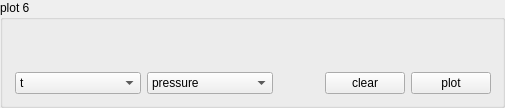
           <widget class="QGroupBox" name="groupBox_7">
            <property name="title">
             <string>plot 6</string>
            </property>
            <layout class="QVBoxLayout" name="verticalLayout_12">
             <item>
              <layout class="QGridLayout" name="gridLayout_14">
               <item row="1" column="1">
                <spacer name="horizontalSpacer_35">
                 <property name="orientation">
                  <enum>Qt::Horizontal</enum>
                 </property>
                 <property name="sizeHint" stdset="0">
                  <size>
                   <width>40</width>
                   <height>1</height>
                  </size>
                 </property>
                </spacer>
               </item>
               <item row="0" column="0">
                <spacer name="verticalSpacer_9">
                 <property name="orientation">
                  <enum>Qt::Vertical</enum>
                 </property>
                 <property name="sizeHint" stdset="0">
                  <size>
                   <width>1</width>
                   <height>40</height>
                  </size>
                 </property>
                </spacer>
               </item>
               <item row="2" column="2">
                <widget class="QComboBox" name="comboBox_plot_6_y">
                 <property name="currentIndex">
                  <number>16</number>
                 </property>
                 <item>
                  <property name="text">
                   <string>t</string>
                  </property>
                 </item>
                 <item>
                  <property name="text">
                   <string>dc_el_1</string>
                  </property>
                 </item>
                 <item>
                  <property name="text">
                   <string>dc_el_2</string>
                  </property>
                 </item>
                 <item>
                  <property name="text">
                   <string>dc_el_3</string>
                  </property>
                 </item>
                 <item>
                  <property name="text">
                   <string>dc_el_4</string>
                  </property>
                 </item>
                 <item>
                  <property name="text">
                   <string>dc_el_5</string>
                  </property>
                 </item>
                 <item>
                  <property name="text">
                   <string>dc_el_6</string>
                  </property>
                 </item>
                 <item>
                  <property name="text">
                   <string>dc_el_7</string>
                  </property>
                 </item>
                 <item>
                  <property name="text">
                   <string>dc_el_8</string>
                  </property>
                 </item>
                 <item>
                  <property name="text">
                   <string>rf_ampl</string>
                  </property>
                 </item>
                 <item>
                  <property name="text">
                   <string>rf_freq</string>
                  </property>
                 </item>
                 <item>
                  <property name="text">
                   <string>i_oven</string>
                  </property>
                 </item>
                 <item>
                  <property name="text">
                   <string>i_egun</string>
                  </property>
                 </item>
                 <item>
                  <property name="text">
                   <string>u_egun_filament</string>
                  </property>
                 </item>
                 <item>
                  <property name="text">
                   <string>u_egun_wehnelt</string>
                  </property>
                 </item>
                 <item>
                  <property name="text">
                   <string>freq_313</string>
                  </property>
                 </item>
                 <item>
                  <property name="text">
                   <string>pressure</string>
                  </property>
                 </item>
                 <item>
                  <property name="text">
                   <string>cam_temp</string>
                  </property>
                 </item>
                 <item>
                  <property name="text">
                   <string>cam_exp</string>
                  </property>
                 </item>
                 <item>
                  <property name="text">
                   <string>cam_gain</string>
                  </property>
                 </item>
                 <item>
                  <property name="text">
                   <string>U_endc</string>
                  </property>
                 </item>
                 <item>
                  <property name="text">
                   <string>U_0</string>
                  </property>
                 </item>
                 <item>
                  <property name="text">
                   <string>freq_313_relative</string>
                  </property>
                 </item>
                </widget>
               </item>
               <item row="2" column="1">
                <widget class="QComboBox" name="comboBox_plot_6_x">
                 <item>
                  <property name="text">
                   <string>t</string>
                  </property>
                 </item>
                 <item>
                  <property name="text">
                   <string>dc_el_1</string>
                  </property>
                 </item>
                 <item>
                  <property name="text">
                   <string>dc_el_2</string>
                  </property>
                 </item>
                 <item>
                  <property name="text">
                   <string>dc_el_3</string>
                  </property>
                 </item>
                 <item>
                  <property name="text">
                   <string>dc_el_4</string>
                  </property>
                 </item>
                 <item>
                  <property name="text">
                   <string>dc_el_5</string>
                  </property>
                 </item>
                 <item>
                  <property name="text">
                   <string>dc_el_6</string>
                  </property>
                 </item>
                 <item>
                  <property name="text">
                   <string>dc_el_7</string>
                  </property>
                 </item>
                 <item>
                  <property name="text">
                   <string>dc_el_8</string>
                  </property>
                 </item>
                 <item>
                  <property name="text">
                   <string>rf_ampl</string>
                  </property>
                 </item>
                 <item>
                  <property name="text">
                   <string>rf_freq</string>
                  </property>
                 </item>
                 <item>
                  <property name="text">
                   <string>i_oven</string>
                  </property>
                 </item>
                 <item>
                  <property name="text">
                   <string>i_egun</string>
                  </property>
                 </item>
                 <item>
                  <property name="text">
                   <string>u_egun_filament</string>
                  </property>
                 </item>
                 <item>
                  <property name="text">
                   <string>u_egun_wehnelt</string>
                  </property>
                 </item>
                 <item>
                  <property name="text">
                   <string>freq_313</string>
                  </property>
                 </item>
                 <item>
                  <property name="text">
                   <string>pressure</string>
                  </property>
                 </item>
                 <item>
                  <property name="text">
                   <string>cam_temp</string>
                  </property>
                 </item>
                 <item>
                  <property name="text">
                   <string>cam_exp</string>
                  </property>
                 </item>
                 <item>
                  <property name="text">
                   <string>cam_gain</string>
                  </property>
                 </item>
                 <item>
                  <property name="text">
                   <string>U_endc</string>
                  </property>
                 </item>
                 <item>
                  <property name="text">
                   <string>U_0</string>
                  </property>
                 </item>
                 <item>
                  <property name="text">
                   <string>freq_313_relative</string>
                  </property>
                 </item>
                </widget>
               </item>
               <item row="1" column="4">
                <spacer name="horizontalSpacer_32">
                 <property name="orientation">
                  <enum>Qt::Horizontal</enum>
                 </property>
                 <property name="sizeHint" stdset="0">
                  <size>
                   <width>40</width>
                   <height>1</height>
                  </size>
                 </property>
                </spacer>
               </item>
               <item row="1" column="2">
                <spacer name="horizontalSpacer_34">
                 <property name="orientation">
                  <enum>Qt::Horizontal</enum>
                 </property>
                 <property name="sizeHint" stdset="0">
                  <size>
                   <width>40</width>
                   <height>1</height>
                  </size>
                 </property>
                </spacer>
               </item>
               <item row="1" column="3">
                <spacer name="horizontalSpacer_33">
                 <property name="orientation">
                  <enum>Qt::Horizontal</enum>
                 </property>
                 <property name="sizeHint" stdset="0">
                  <size>
                   <width>40</width>
                   <height>1</height>
                  </size>
                 </property>
                </spacer>
               </item>
               <item row="1" column="5">
                <spacer name="horizontalSpacer_39">
                 <property name="orientation">
                  <enum>Qt::Horizontal</enum>
                 </property>
                 <property name="sizeHint" stdset="0">
                  <size>
                   <width>40</width>
                   <height>1</height>
                  </size>
                 </property>
                </spacer>
               </item>
               <item row="0" column="1" colspan="5">
                <layout class="QVBoxLayout" name="verticalLayout_mon_06"/>
               </item>
               <item row="2" column="5">
                <widget class="QPushButton" name="pushButton_plot_mon_06">
                 <property name="text">
                  <string>plot</string>
                 </property>
                </widget>
               </item>
               <item row="2" column="4">
                <widget class="QPushButton" name="pushButton_plot_mon_06_clear">
                 <property name="text">
                  <string>clear</string>
                 </property>
                </widget>
               </item>
              </layout>
             </item>
            </layout>
           </widget>
